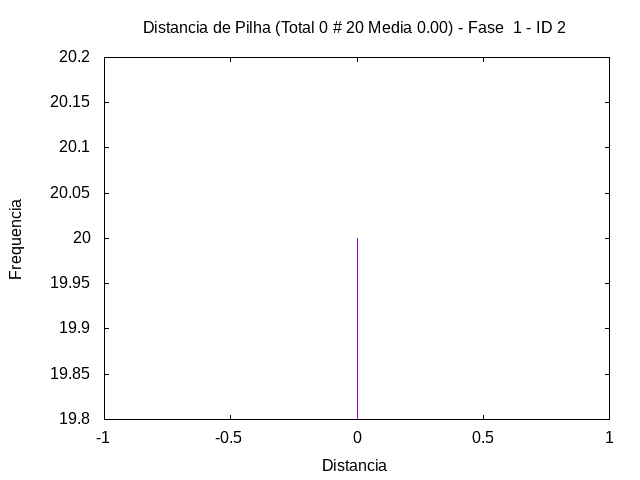

This chart was generated by the following gnuplot code:
set term png
set output "../out/mem/internodin/-hist-1-2.png"
set style fill solid 1.0
set title "Distancia de Pilha (Total 0 # 20 Media 0.00) - Fase  1 - ID 2"
set xlabel "Distancia"
set ylabel "Frequencia"
plot [-1:1] "../out/mem/internodin/-hist-1-2.gpdat" u 3:4 w boxes t ""
